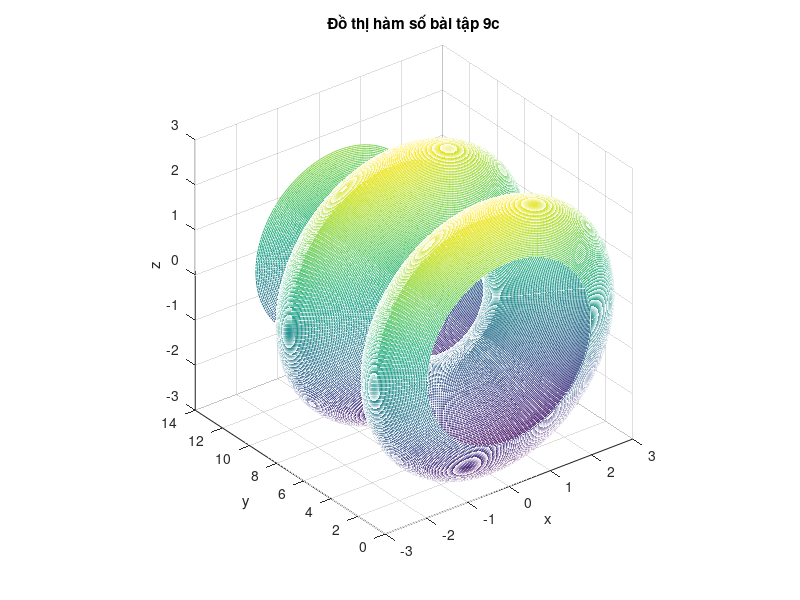

MATLAB code to generate this figure:
y = 0:pi/100:4*pi;
t = 0:pi/100:2*pi;
[u, v] = meshgrid(y, t);

X = (2 + sin(u)).*cos(v);
Y = u;
Z = (2 + sin(u)).*sin(v);

figure('Name', 'Bài tập 9b', 'NumberTitle', 'off')
mesh(X, Y, Z);
xlabel('x');
ylabel('y');
zlabel('z');
axis square;
title('Đồ thị hàm số bài tập 9c');
